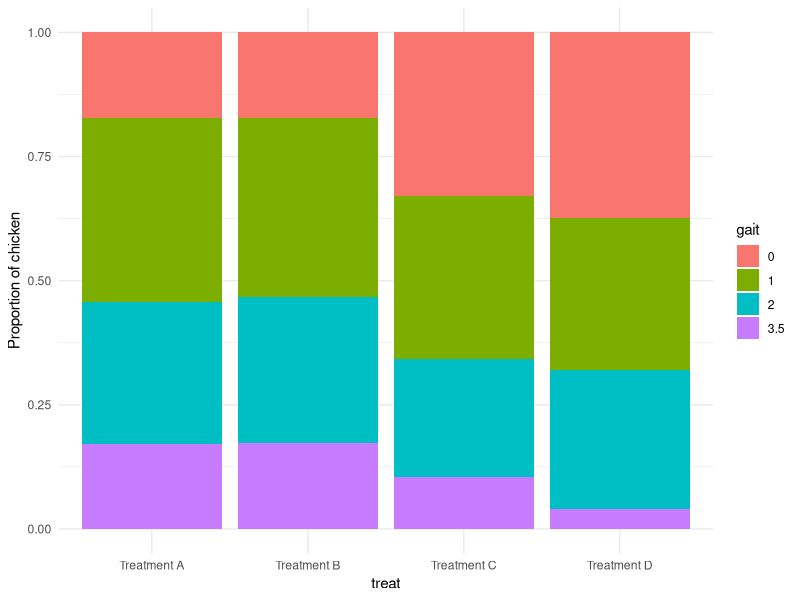

The R source for this figure:
# --------------------------------------------------------------------
# Applied Statistics / Statistical methods for SCIENCE
# Preparation for Exercise 3.2
# k x r table vs. ordinal regression: Chicken gait example from Day 2
# Anton Rask Lundborg
# December 3, 2023
# --------------------------------------------------------------------

# Load packages that will be used ----
library(ordinal)
library(tidyverse)

# Set theme
theme_set(theme_minimal())

# Insert data as a table of counts ----

# We insert the data in a matrix. The byrow-option allows
# us to do this row-wise. To enhance the interpretation
# we add names to the rows and the columns.
activity <- matrix(c(
  12, 26, 20, 12,
  13, 27, 22, 13,
  25, 25, 18, 8,
  28, 23, 21, 3
), 4, 4, byrow = TRUE)
rownames(activity) <- paste("Treatment", c("A", "B", "C", "D"))
colnames(activity) <- c("0", "1", "2", "3.5")

# For illustration we print the matrix to the console.
print(activity)


# Unfold table to long format ----

# In order to use the ordinal package later on we 'unfold'
# the data, such that each chicken is represented by a row
# in a tibble (data frame). The following tidyverse code does
# this. Although you cannot come up with this code without quite
# a bit of experience, you might be able to decipher what it is
# doing by only executing part of the pipe-stream (the pipes
# are the '%>%').
activity_long <- activity %>%
  as_tibble(rownames = "treat") %>%
  pivot_longer(-"treat", names_to = "gait", values_to = "n") %>%
  uncount(n) %>%
  mutate(treat = factor(treat), gait = factor(gait))

# Let us have a look at these data, and check that they indeed encode
# the dataset.
activity_long
table(activity_long)


# Graphical overivew using the long format ----
ggplot(activity_long, aes(x = treat, fill = gait)) +
  geom_bar(position = position_fill()) +
  ylab("Proportion of chicken")


# The 3 tests done on Day 2 ----

# The chi-squared test is only borderline significant (p-value = 0.03909)
chisq.test(activity)

# The following code shows how the ordering of the response
# (gait), and possibly also the explanatory variable (treat),
# may be used to increase the statistical power.

# Having data on the long format we may use kruskal.test()
# to invoke the ordering of the response, and cor.test() to
# invoke the ordering of both variables. Before we do that
# we, however, should check that the levels of the factors
# have the ordering that we want them to have.
levels(activity_long$gait)
levels(activity_long$treat)

# This was the case here. If not, then you may use the
# factor() function to reorder the levels.

# Using the ordering of the response we have:
kruskal.test(gait ~ treat, data = activity_long)

# Using the ordering of both the response and the explanatory variable we have:
cor.test(as.numeric(activity_long$gait), as.numeric(activity_long$treat),
  method = "spearman"
)

# In conclusion we did the following tests:
# Please note, that using the ordering of the variables
# increases the statistical power with 1 order of magnitude!
#
# chi-squared test:             p-value = 0.03909,     df=3*3=9
# Kruskal-Wallis:               p-value = 0.004578,    df=3*1=1
# Spearman rank correlation:    p-value = 0.0006596,   df=1*1=1


# Now it is time for you to work! ----

# 1. Fit a multinomial regression to 'gait' using 'treat' as
#    the explanatory variable.
#    Hint: See code for m0 on lecture slide 39, but without
#          the weights-option and the control-option.

# 2. Fit a proportional odds model on 'gait' using 'treat' as
#    the explanatory variable.
#    Hint: See code for m1 on lecture slide 39.

# 3. Do a lack-of-fit test for the proportional odds assumption.
#    Hint: See code on lecture slide 40

# 4. Test for effect of treatment on gait score, and compare
#    the p-value to the three tests done on Day 2.

# 5. Test if 'treat' can be used as a numerical explanatory
#    variable (with values A=1, B=2, C=3, D=4) in the
#    proportional odds model for 'gait'.
#    Hint: You can use 'as.numeric(treat)' to recode 'treat'
#          as a numerical variable.

# 6. Test for effect of treatment (as a numerical variable)
#    on gait score, and compare the p-value to the three tests
#    done on Day 2.

# 7. Return to the proportional odds model from question 2.
#    Use the functions pairs() and emmeans() from the emmeans-package
#    to do pairwise comparisons of the 4 treatments.
#    Consider the pros and cons of using 'treat' as a categorical
#    and a numerical explanatory variable.

activity_long <- activity %>%
  as_tibble(rownames = "treat") %>%
  pivot_longer(-"treat", names_to = "gait", values_to = "n") %>%
  uncount(n) %>%
  mutate(treat = factor(treat), gait = factor(gait))
